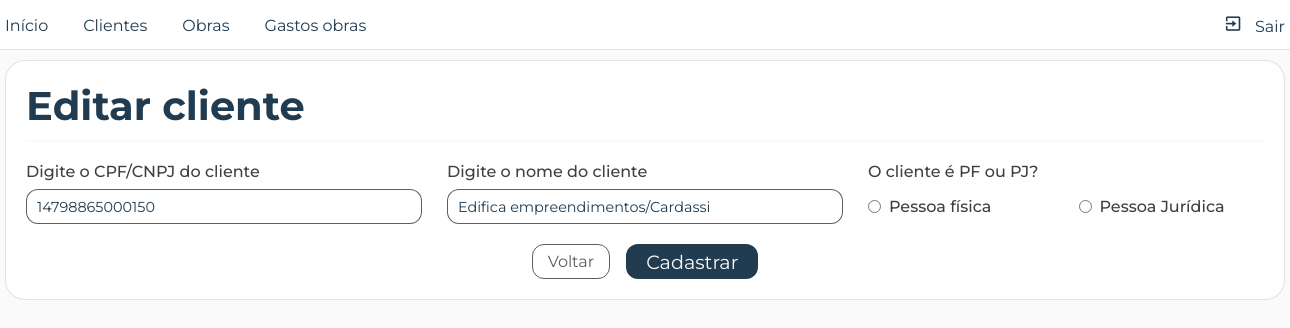
Page /pages/front/edits/editar_cliente.php?cpfCnpj=14798865000150 (signed in) on the committed database.
### tables this page shows
CREATE TABLE `clientes` (
  `cpf_cnpj` varchar(20) NOT NULL,
  `nome` varchar(50) NOT NULL,
  `tipo_cliente` char(2) DEFAULT NULL
);

### pages/back/views/view_clientesdb.php (called while the page is built)
<?php
   require_once(__DIR__."/../../conexao/connection.php");
   require_once(__DIR__."/../utils.php");
   $cpfCnpj = $_GET['cpfCnpj'];
   try {
      $linha = selecionaPorKey(
                  $conn,
                  'clientes',
                  'cpf_cnpj',
                  $cpfCnpj
               );
   } catch(PDOException $erro) {
      echo "Não foi possível recuperar os dados do cliente";
      exit();
   }
?>

### pages/back/utils.php (called while the page is built, shortened)
<?php
   function selecionaPorKey($conn, $tabela, $coluna, $key) {
      $query = $conn->prepare("SELECT * FROM $tabela WHERE $tabela.$coluna = '$key'");
      $query->execute();
      if($query) {
         $dados = $query->fetch(PDO::FETCH_ASSOC);
         return $dados;
      }
   }
?>

### pages/front/edits/editar_cliente.php (the view, shortened to what this page needs)
<?php
   require_once(__DIR__."/../../back/views/view_clientesdb.php");
?>
<!DOCTYPE html>
<html lang="pt-br">
<head>
      <link rel="stylesheet" href="<?= BASE_URL; ?>css/reset.css">
      <link rel="stylesheet" href="<?= BASE_URL; ?>css/style.css">
      <link rel="stylesheet" href="<?= BASE_URL; ?>css/formsCadastros.css">
</head>
<body>
      <?php require_once(__DIR__."/../menu.php"); ?>
      <div class="container">
         <div class="card_formulario">
               <div class="row rowTitulo">
                  <h1>Editar cliente</h1>
               </div>
               <form action="<?= BASE_URL; ?>pages/back/edits/editar_clientesdb.php" method="POST">
                  <div class="row">
                     <div class="particao">
                        <label for="cpfCnpjCliente">Digite o CPF/CNPJ do cliente</label>
                        <input
                           type="text"
                           name="cpfCnpjCliente"
                           id="cpfCnpjCliente"
                           placeholder="Ex: 00.111.222/0001-33"
                           maxlength="14"
                           minlength="11"
                           value="<?= $linha['cpf_cnpj']; ?>"
                           required>
                     </div>
                     <div class="particao">
                        <label for="nomeCliente">Digite o nome do cliente</label>
                        <input
                           type="text"
                           name="nomeCliente"
                           id="nomeCliente"
                           placeholder="Ex: Matheus da Cruz Ferrucio"
                           value="<?= $linha['nome']; ?>"
                           required>
                     </div>
                     <div class="particao">
                        <label for="nomeCliente">O cliente é PF ou PJ?</label>
                        <div class="row">
                           <div class="particao inptRadio">
                              <input
                                 type="radio"
                                 name="tipoCliente"
                                 id="pf"
                                 value="pf"
                                 required>
                              <label for="pf">
                                 Pessoa física
                              </label>
                           </div>
                           <div class="particao inptRadio">
                              <input
                                 type="radio"
                                 name="tipoCliente"
                                 id="pj"
                                 value="pj"
                                 required>
                              <label for="pj">
                                 Pessoa Jurídica
                              </label>
                           </div>
                        </div>
                     </div>
                  </div>
                  <div class="row rowBtn">
                     <a href="<?= BASE_URL; ?>pages/front/listas/lista_clientes.php" class="btn voltar">Voltar</a>
                     <input type="submit" value="Cadastrar">
                  </div>
               </form>
            </div>
      </div>
</body>
</html>

### css/style.css (style rules this page uses)
body { width: 100%; height: auto; padding: 60px 0 10px 0; background-color: var(--gelo); }
.container { width: 1280px; margin: 0 auto; }
.row { width: 100%; }
a.btn { width: fit-content; height: 35px; border-radius: 12px; display: block; padding: 0 15px; place-content: center; text-decoration: none; display: flex; gap: 5px; align-items: center; color: var(--gelo); font-size: 1rem; transition: all var(--trans02) ease; }
a.voltar { background-color: transparent; border: 1px solid var(--cinza); color: var(--cinza); }

### css/variaveis.css (style rules this page uses)
:root { --cor-texto: rgba(26, 26, 26, 0.84); --cinza: rgba(26, 26, 26, 0.7); --cinza-claro: rgba(37, 37, 37, 0.438); --borda-card: rgba(37, 37, 37, 0.130); --realce: #213C51; --realce02: #173044; --gelo: #fafafa; --branco: #fff; --vermelho: #f16060; --vermelho02: #cc4545; --verde: #66ac5f; --bg-icon-card1: #ddf8e0; --co-icon-card1: #66ac5f; --bg-icon-card2: #ddf4f8; --co-icon-card2: #5f89ac; --bg-icon-card3: #e9ddf8; --co-icon-card3: #805fac; --bg-icon-card4: #f8eddd; --co-icon-card4: #ac8d5f; --trans02: .2s; --trans04: .4s; }

### rows in the picture
clientes: cpfCnpjCliente "14798865000150", nomeCliente "Edifica empreendimentos/Cardassi"
